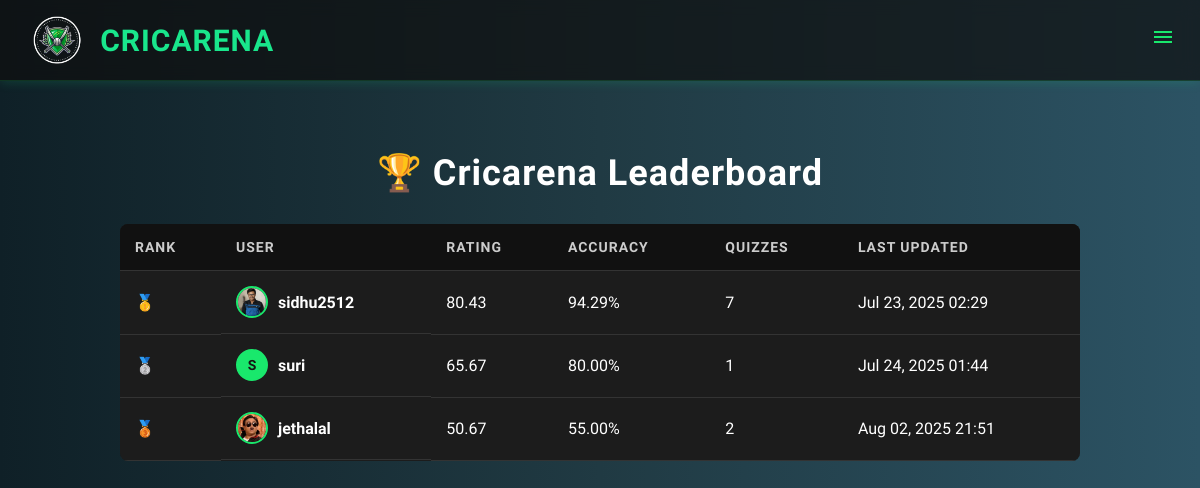
Screenshot of /quiz/leaderboard/ with the database file from the repository.
### quiz/models.py (models this page shows, shortened)
class LeaderboardProfile(models.Model):
    user = models.OneToOneField(CustomUser, on_delete=models.CASCADE)
    average_rating = models.FloatField(default=0.0)
    last_rating = models.FloatField(default=0.0)
    accuracy = models.FloatField(default=0.0)
    quizzes_taken = models.IntegerField(default=0)
    last_updated = models.DateTimeField(auto_now=True)

### accounts/models.py (models this page shows, shortened)
class CustomUser(AbstractUser):
    nickname = models.CharField(max_length=30, blank=True, null=True)
    fav_ipl_team = models.CharField(max_length=20, choices=IPL_TEAMS, blank=True, null=True)
    quiz_attempts = models.IntegerField(default=0)
    highest_score = models.PositiveIntegerField(default=0)
    date_joined = models.DateTimeField(default=timezone.now)
    avatar = models.ImageField(upload_to='avatars/', null=True, blank=True)

### quiz/views.py (the view)
# urls.py: path('leaderboard/', views.leaderboard_view, name='leaderboard'),
def leaderboard_view(request):
    active_user_ids = QuizAttempt.objects.values_list('user_id', flat=True).distinct()
    leaderboard = LeaderboardProfile.objects.filter(
        user__id__in=active_user_ids
    ).select_related('user').order_by('-average_rating')
    return render(request, 'quiz/leaderboard.html', {
        'leaderboard': leaderboard,
    })

### quiz/templates/quiz/leaderboard.html
{% extends 'quiz/page.html' %}
{% load static %}
{% block content %}
<link rel="stylesheet" href="{% static 'quiz/leaderboard.css' %}">
<div class="leaderboard-container">
  <h1 class="leaderboard-title">🏆 Cricarena Leaderboard</h1>
  <div class="table-wrapper">
  <table class="leaderboard-table">
    <thead>
      <tr>
        <th>Rank</th>
        <th>User</th>
        <th>Rating</th>
        <th>Accuracy</th>
        <th>Quizzes</th>
        <th>Last Updated</th>
      </tr>
    </thead>
    <tbody>
      {% for entry in leaderboard %}
      <tr class="leaderboard-row">
        <td>
          {% if forloop.counter0 == 0 %}
            🥇
          {% elif forloop.counter0 == 1 %}
            🥈
          {% elif forloop.counter0 == 2 %}
            🥉
          {% else %}
            {{ forloop.counter }}
          {% endif %}
        </td>
        <td class="user-cell">
  {% if entry.user.avatar %}
    <img src="{{ entry.user.avatar.url }}" alt="Avatar" class="avatar-img-leaderboard">
  {% else %}
    <span class="avatar-fallback-leaderboard">{{ entry.user.nickname|default:entry.user.username|slice:":1"|upper }}</span>
  {% endif %}
  <span class="username-text">{{ entry.user.nickname|default:entry.user.username }}</span>
</td>
        <td>{{ entry.average_rating|floatformat:2 }}</td>
        <td>{{ entry.accuracy|floatformat:2 }}%</td>
        <td>{{ entry.quizzes_taken }}</td>
        <td>{{ entry.last_updated|date:"M d, Y H:i" }}</td>
      </tr>
      {% empty %}
      <tr>
        <td colspan="6" class="no-data">No leaderboard data yet.</td>
      </tr>
      {% endfor %}
    </tbody>
  </table></div>
</div>
{% endblock %}

### quiz/static/quiz/style.css (style rules this page uses)
* { margin: 0; padding: 0; box-sizing: border-box; }
html,body { font-family: 'Urbanist','Inter', sans-serif; background-color: black; overflow-x: hidden; max-width: 100%; touch-action: auto; overscroll-behavior: auto; -webkit-overflow-scrolling: touch; }
body::before { content: ''; display: block; height: 70px; }
body { background-color: #121212; color: white; font-family: 'Poppins', sans-serif; }
body { margin: 0; font-family: 'Poppins', sans-serif; background-color: #121212; color: white; }

### quiz/static/quiz/leaderboard.css (style rules this page uses)
body { font-family: 'Urbanist','Inter', sans-serif; background: linear-gradient(to right, #0f2027, #203a43, #2c5364); color: #ffffff; margin: 0; padding: 0; }
.leaderboard-container { padding: 50px 20px; max-width: 1000px; margin: auto; box-sizing: border-box; }
.leaderboard-title { text-align: center; font-size: 36px; margin-bottom: 30px; letter-spacing: 1px; }
.table-wrapper { overflow-x: auto; border-radius: 8px; }
.leaderboard-table { width: 100%; min-width: 500px; border-collapse: collapse; background-color: #1c1c1c; box-shadow: 0 0 10px #00000077; }
.leaderboard-table th, .leaderboard-table td { padding: 15px; text-align: left; border-bottom: 1px solid #333; }
.leaderboard-table th { background-color: #111; color: #ccc; font-size: 14px; text-transform: uppercase; letter-spacing: 1px; }
.user-cell { display: flex; align-items: center; gap: 10px; }
.avatar-img-leaderboard { width: 32px; height: 32px; border-radius: 50%; object-fit: cover; object-position: top; border: 2px solid #19e86c; }
.avatar-fallback-leaderboard { width: 32px; height: 32px; background: #19e86c; color: #141414; font-weight: bold; font-size: 14px; display: flex; align-items: center; justify-content: center; border-radius: 50%; border: 2px solid #19e86c; }
.username-text { font-weight: 600; }

### rows the page displays
LeaderboardProfile: user.avatar (picture), user.nickname "sidhu2512", average_rating "80.43", accuracy "94.29", quizzes_taken "7", last_updated "Jul 23, 2025 02:29"
LeaderboardProfile: user.nickname "S", user.nickname "suri", average_rating "65.67", accuracy "80.00", quizzes_taken "1", last_updated "Jul 24, 2025 01:44"
LeaderboardProfile: user.avatar (picture), user.nickname "jethalal", average_rating "50.67", accuracy "55.00", quizzes_taken "2", last_updated "Aug 02, 2025 21:51"
